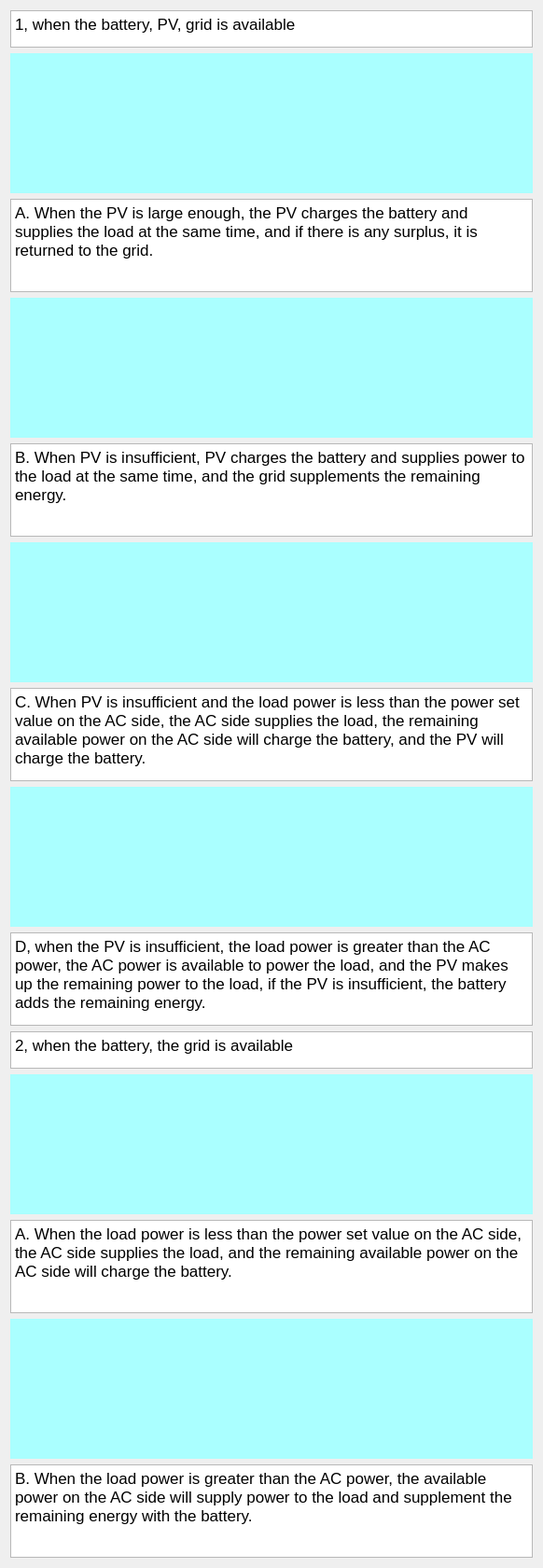
                <widget class="QWidget" name="scrollAreaWidgetContents_3">
                 <property name="geometry">
                  <rect>
                   <x>0</x>
                   <y>0</y>
                   <width>581</width>
                   <height>1678</height>
                  </rect>
                 </property>
                 <layout class="QGridLayout" name="gridLayout_3">
                  <item row="0" column="0">
                   <layout class="QVBoxLayout" name="verticalLayout_5">
                    <item>
                     <widget class="QPlainTextEdit" name="BPG_Edit">
                      <property name="minimumSize">
                       <size>
                        <width>0</width>
                        <height>40</height>
                       </size>
                      </property>
                      <property name="maximumSize">
                       <size>
                        <width>16777215</width>
                        <height>40</height>
                       </size>
                      </property>
                      <property name="font">
                       <font>
                        <pointsize>13</pointsize>
                       </font>
                      </property>
                      <property name="plainText">
                       <string>1, when the battery, PV, grid is available</string>
                      </property>
                     </widget>
                    </item>
                    <item>
                     <widget class="QLabel" name="Optimal_A">
                      <property name="minimumSize">
                       <size>
                        <width>560</width>
                        <height>150</height>
                       </size>
                      </property>
                      <property name="maximumSize">
                       <size>
                        <width>560</width>
                        <height>150</height>
                       </size>
                      </property>
                      <property name="styleSheet">
                       <string notr="true">background-color: rgb(170, 255, 255);border-image: url(:/new_ui/UI/ZY_A.png);</string>
                      </property>
                      <property name="text">
                       <string/>
                      </property>
                     </widget>
                    </item>
                    <item>
                     <widget class="QPlainTextEdit" name="Optimal_A_Edit">
                      <property name="minimumSize">
                       <size>
                        <width>560</width>
                        <height>100</height>
                       </size>
                      </property>
                      <property name="maximumSize">
                       <size>
                        <width>560</width>
                        <height>100</height>
                       </size>
                      </property>
                      <property name="font">
                       <font>
                        <pointsize>13</pointsize>
                       </font>
                      </property>
                      <property name="plainText">
                       <string>A. When the PV is large enough, the PV charges the battery and supplies the load at the same time, and if there is any surplus, it is returned to the grid.</string>
                      </property>
                     </widget>
                    </item>
                    <item>
                     <widget class="QLabel" name="Optimal_B">
                      <property name="minimumSize">
                       <size>
                        <width>560</width>
                        <height>150</height>
                       </size>
                      </property>
                      <property name="maximumSize">
                       <size>
                        <width>560</width>
                        <height>150</height>
                       </size>
                      </property>
                      <property name="styleSheet">
                       <string notr="true">background-color: rgb(170, 255, 255);border-image: url(:/new_ui/UI/ZY_B.png);</string>
                      </property>
                      <property name="text">
                       <string/>
                      </property>
                     </widget>
                    </item>
                    <item>
                     <widget class="QPlainTextEdit" name="Optimal_B_Edit">
                      <property name="minimumSize">
                       <size>
                        <width>560</width>
                        <height>100</height>
                       </size>
                      </property>
                      <property name="maximumSize">
                       <size>
                        <width>560</width>
                        <height>100</height>
                       </size>
                      </property>
                      <property name="font">
                       <font>
                        <pointsize>13</pointsize>
                       </font>
                      </property>
                      <property name="plainText">
                       <string>B. When PV is insufficient, PV charges the battery and supplies power to the load at the same time, and the grid supplements the remaining energy.</string>
                      </property>
                     </widget>
                    </item>
                    <item>
                     <widget class="QLabel" name="Optimal_C">
                      <property name="minimumSize">
                       <size>
                        <width>560</width>
                        <height>150</height>
                       </size>
                      </property>
                      <property name="maximumSize">
                       <size>
                        <width>560</width>
                        <height>150</height>
                       </size>
                      </property>
                      <property name="styleSheet">
                       <string notr="true">background-color: rgb(170, 255, 255);border-image: url(:/new_ui/UI/ZY_C.png);</string>
                      </property>
                      <property name="text">
                       <string/>
                      </property>
                     </widget>
                    </item>
                    <item>
                     <widget class="QPlainTextEdit" name="Optimal_C_Edit">
                      <property name="minimumSize">
                       <size>
                        <width>560</width>
                        <height>100</height>
                       </size>
                      </property>
                      <property name="maximumSize">
                       <size>
                        <width>560</width>
                        <height>100</height>
                       </size>
                      </property>
                      <property name="font">
                       <font>
                        <pointsize>13</pointsize>
                       </font>
                      </property>
                      <property name="plainText">
                       <string>C. When PV is insufficient and the load power is less than the power set value on the AC side, the AC side supplies the load, the remaining available power on the AC side will charge the battery, and the PV will charge the battery.</string>
                      </property>
                     </widget>
                    </item>
                    <item>
                     <widget class="QLabel" name="Optimal_D">
                      <property name="minimumSize">
                       <size>
                        <width>560</width>
                        <height>150</height>
                       </size>
                      </property>
                      <property name="maximumSize">
                       <size>
                        <width>560</width>
                        <height>150</height>
                       </size>
                      </property>
                      <property name="styleSheet">
                       <string notr="true">background-color: rgb(170, 255, 255);border-image: url(:/new_ui/UI/ZY_D.png);</string>
                      </property>
                      <property name="text">
                       <string/>
                      </property>
                     </widget>
                    </item>
                    <item>
                     <widget class="QPlainTextEdit" name="Optimal_D_Edit">
                      <property name="minimumSize">
                       <size>
                        <width>560</width>
                        <height>100</height>
                       </size>
                      </property>
                      <property name="maximumSize">
                       <size>
                        <width>560</width>
                        <height>100</height>
                       </size>
                      </property>
                      <property name="font">
                       <font>
                        <pointsize>13</pointsize>
                       </font>
                      </property>
                      <property name="plainText">
                       <string>D, when the PV is insufficient, the load power is greater than the AC power, the AC power is available to power the load, and the PV makes up the remaining power to the load, if the PV is insufficient, the battery adds the remaining energy.</string>
                      </property>
                     </widget>
                    </item>
                    <item>
                     <widget class="QPlainTextEdit" name="BG_Edit">
                      <property name="minimumSize">
                       <size>
                        <width>0</width>
                        <height>40</height>
                       </size>
                      </property>
                      <property name="maximumSize">
                       <size>
                        <width>16777215</width>
                        <height>40</height>
                       </size>
                      </property>
                      <property name="font">
                       <font>
                        <pointsize>13</pointsize>
                       </font>
                      </property>
                      <property name="plainText">
                       <string>2, when the battery, the grid is available</string>
                      </property>
                     </widget>
                    </item>
                    <item>
                     <widget class="QLabel" name="Optimal_2A">
                      <property name="minimumSize">
                       <size>
                        <width>560</width>
                        <height>150</height>
                       </size>
                      </property>
                      <property name="maximumSize">
                       <size>
                        <width>560</width>
                        <height>150</height>
                       </size>
                      </property>
                      <property name="styleSheet">
                       <string notr="true">background-color: rgb(170, 255, 255);border-image: url(:/new_ui/UI/ZY_2A.png);</string>
                      </property>
                      <property name="text">
                       <string/>
                      </property>
                     </widget>
                    </item>
                    <item>
                     <widget class="QPlainTextEdit" name="Optimal_2A_Edit">
                      <property name="minimumSize">
                       <size>
                        <width>560</width>
                        <height>100</height>
                       </size>
                      </property>
                      <property name="maximumSize">
                       <size>
                        <width>560</width>
                        <height>100</height>
                       </size>
                      </property>
                      <property name="font">
                       <font>
                        <pointsize>13</pointsize>
                       </font>
                      </property>
                      <property name="plainText">
                       <string>A. When the load power is less than the power set value on the AC side, the AC side supplies the load, and the remaining available power on the AC side will charge the battery.</string>
                      </property>
                     </widget>
                    </item>
                    <item>
                     <widget class="QLabel" name="Optimal_2B">
                      <property name="minimumSize">
                       <size>
                        <width>560</width>
                        <height>150</height>
                       </size>
                      </property>
                      <property name="maximumSize">
                       <size>
                        <width>560</width>
                        <height>150</height>
                       </size>
                      </property>
                      <property name="styleSheet">
                       <string notr="true">background-color: rgb(170, 255, 255);border-image: url(:/new_ui/UI/ZY_2B.png);</string>
                      </property>
                      <property name="text">
                       <string/>
                      </property>
                     </widget>
                    </item>
                    <item>
                     <widget class="QPlainTextEdit" name="Optimal_2B_Edit">
                      <property name="minimumSize">
                       <size>
                        <width>560</width>
                        <height>100</height>
                       </size>
                      </property>
                      <property name="maximumSize">
                       <size>
                        <width>560</width>
                        <height>100</height>
                       </size>
                      </property>
                      <property name="font">
                       <font>
                        <pointsize>13</pointsize>
                       </font>
                      </property>
                      <property name="plainText">
                       <string>B. When the load power is greater than the AC power, the available power on the AC side will supply power to the load and supplement the remaining energy with the battery.</string>
                      </property>
                     </widget>
                    </item>
                   </layout>
                  </item>
                 </layout>
                </widget>
